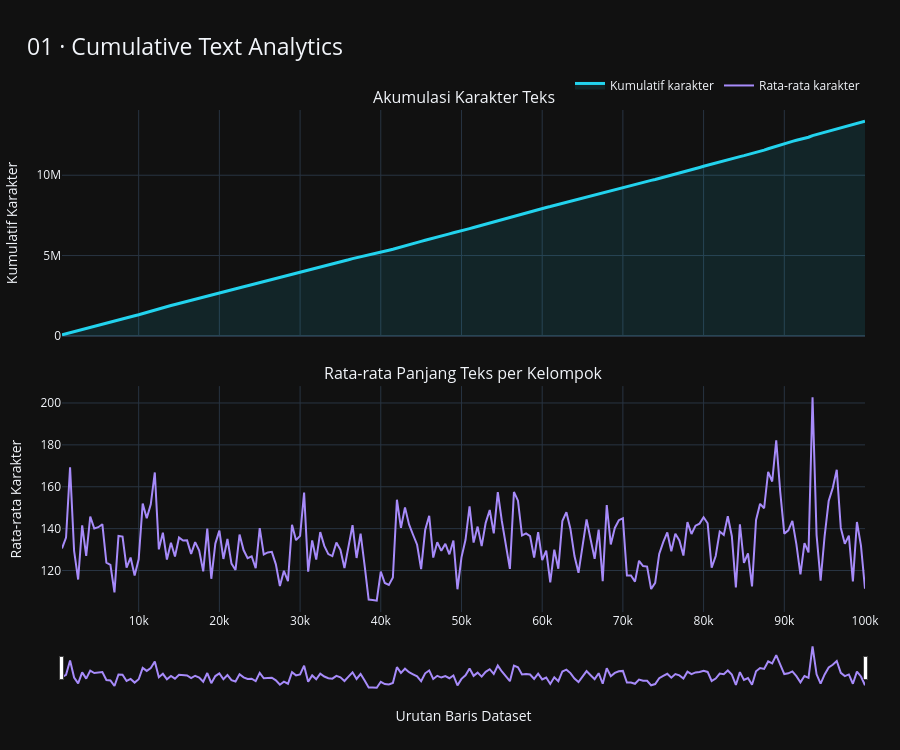

The code cell stored with this chart in its notebook:
### Code cell
# ============================================================
# VISUALISASI 1 — INTERACTIVE CUMULATIVE TREND
# ============================================================

# Gunakan urutan data asli untuk mempertahankan urutan baris
df_trend_source = (
    df.head(min(100_000, df.height))
    .select(["Panjang_Karakter"])
    .with_row_index("Urutan")
    .with_columns([
        (pl.col("Urutan") + 1).alias("Urutan"),
        pl.col("Panjang_Karakter").cast(pl.Float64)
    ])
)

# Agregasi per 500 baris
df_trend = (
    df_trend_source
    .with_columns(
        ((pl.col("Urutan") - 1) // 500).alias("Kelompok")
    )
    .group_by("Kelompok")
    .agg([
        pl.col("Panjang_Karakter").mean().alias("Rata_Rata"),
        pl.col("Panjang_Karakter").sum().alias("Total_Karakter"),
        pl.col("Urutan").max().alias("Urutan_Akhir")
    ])
    .sort("Kelompok")
    .with_columns(
        pl.col("Total_Karakter").cum_sum().alias("Kumulatif")
    )
    .to_pandas()
)

fig1 = make_subplots(
    rows=2,
    cols=1,
    shared_xaxes=True,
    vertical_spacing=0.10,
    subplot_titles=(
        "Akumulasi Karakter Teks",
        "Rata-rata Panjang Teks per Kelompok"
    )
)

fig1.add_trace(
    go.Scatter(
        x=df_trend["Urutan_Akhir"],
        y=df_trend["Kumulatif"],
        mode="lines",
        name="Kumulatif karakter",
        line=dict(color=WARNA["cyan"], width=3),
        fill="tozeroy",
        fillcolor="rgba(34,211,238,0.10)",
        hovertemplate=(
            "Baris: %{x:,.0f}<br>"
            "Kumulatif: %{y:,.0f}<extra></extra>"
        )
    ),
    row=1,
    col=1
)

fig1.add_trace(
    go.Scatter(
        x=df_trend["Urutan_Akhir"],
        y=df_trend["Rata_Rata"],
        mode="lines",
        name="Rata-rata karakter",
        line=dict(color=WARNA["ungu"], width=2),
        hovertemplate=(
            "Baris: %{x:,.0f}<br>"
            "Rata-rata karakter: %{y:.2f}<extra></extra>"
        )
    ),
    row=2,
    col=1
)

fig1.update_layout(
    title=dict(
        text="01 · Cumulative Text Analytics",
        x=0.03,
        font=dict(size=23)
    ),
    template=TEMA,
    height=750,
    hovermode="x unified",
    legend=dict(
        orientation="h",
        yanchor="bottom",
        y=1.02,
        xanchor="right",
        x=1
    ),
    margin=dict(l=60, r=35, t=110, b=60)
)

fig1.update_xaxes(
    title_text="Urutan Baris Dataset",
    rangeslider=dict(visible=True, thickness=0.08),
    row=2,
    col=1
)

fig1.update_yaxes(title_text="Kumulatif Karakter", row=1, col=1)
fig1.update_yaxes(title_text="Rata-rata Karakter", row=2, col=1)

fig1.show()

### Figure 1 — Plotly figure (JSON) as saved in the notebook; plotly's stock layout.template omitted (floating-point values rounded to 4 significant figures; data arrays with more than 128 entries replaced by an {"elided": "..."} marker saying what was removed)
{"data": [{"fill": "tozeroy", "fillcolor": "rgba(34,211,238,0.10)", "hovertemplate": "Baris: %{x:,.0f}<br>Kumulatif: %{y:,.0f}<extra></extra>", "line": {"color": "#22D3EE", "width": 3}, "mode": "lines", "name": "Kumulatif karakter", "type": "scatter", "x": {"elided": "200 int values"}, "xaxis": "x", "y": {"elided": "200 float values"}, "yaxis": "y"}, {"hovertemplate": "Baris: %{x:,.0f}<br>Rata-rata karakter: %{y:.2f}<extra></extra>", "line": {"color": "#A78BFA", "width": 2}, "mode": "lines", "name": "Rata-rata karakter", "type": "scatter", "x": {"elided": "200 int values"}, "xaxis": "x2", "y": {"elided": "200 float values"}, "yaxis": "y2"}], "layout": {"annotations": [{"font": {"size": 16}, "showarrow": false, "text": "Akumulasi Karakter Teks", "x": 0.5, "xanchor": "center", "xref": "paper", "y": 1, "yanchor": "bottom", "yref": "paper"}, {"font": {"size": 16}, "showarrow": false, "text": "Rata-rata Panjang Teks per Kelompok", "x": 0.5, "xanchor": "center", "xref": "paper", "y": 0.45, "yanchor": "bottom", "yref": "paper"}], "height": 750, "hovermode": "x unified", "legend": {"orientation": "h", "x": 1, "xanchor": "right", "y": 1.02, "yanchor": "bottom"}, "margin": {"b": 60, "l": 60, "r": 35, "t": 110}, "title": {"font": {"size": 23}, "text": "01 · Cumulative Text Analytics", "x": 0.03}, "xaxis": {"anchor": "y", "domain": [0, 1], "matches": "x2", "showticklabels": false}, "xaxis2": {"anchor": "y2", "domain": [0, 1], "rangeslider": {"thickness": 0.08, "visible": true}, "title": {"text": "Urutan Baris Dataset"}}, "yaxis": {"anchor": "x", "domain": [0.55, 1], "title": {"text": "Kumulatif Karakter"}}, "yaxis2": {"anchor": "x2", "domain": [0, 0.45], "title": {"text": "Rata-rata Karakter"}}}}
